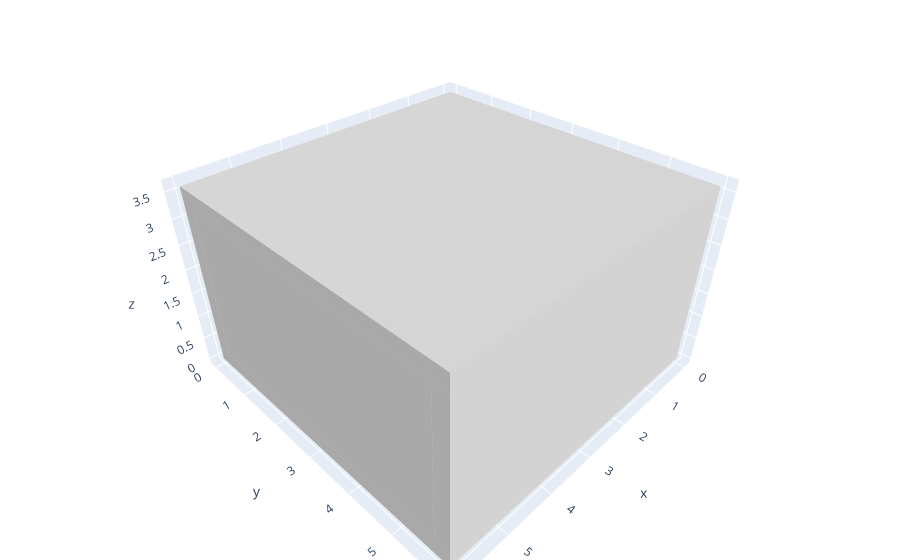

The notebook cell this image was saved under:
### Code cell
spec_no_window = {"width": 6, "length": 6, "height": 3}
house3, glass3 = build_from_spec(spec_no_window)
show_scene([(house3, "lightgray", 1.0)])
